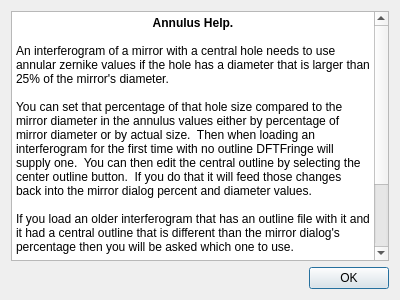
<?xml version="1.0" encoding="UTF-8"?>
<ui version="4.0">
 <class>annulusHelpDlg</class>
 <widget class="QDialog" name="annulusHelpDlg">
  <property name="geometry">
   <rect>
    <x>0</x>
    <y>0</y>
    <width>400</width>
    <height>300</height>
   </rect>
  </property>
  <property name="windowTitle">
   <string>Annulus Help</string>
  </property>
  <layout class="QVBoxLayout" name="verticalLayout">
   <item>
    <widget class="QTextEdit" name="textEdit">
     <property name="html">
      <string>&lt;!DOCTYPE HTML PUBLIC &quot;-//W3C//DTD HTML 4.0//EN&quot; &quot;http://www.w3.org/TR/REC-html40/strict.dtd&quot;&gt;
&lt;html&gt;&lt;head&gt;&lt;meta name=&quot;qrichtext&quot; content=&quot;1&quot; /&gt;&lt;meta charset=&quot;utf-8&quot; /&gt;&lt;style type=&quot;text/css&quot;&gt;
p, li { white-space: pre-wrap; }
&lt;/style&gt;&lt;/head&gt;&lt;body style=&quot; font-family:'Segoe UI'; font-size:9pt; font-weight:400; font-style:normal;&quot;&gt;
&lt;p align=&quot;center&quot; style=&quot; margin-top:0px; margin-bottom:0px; margin-left:0px; margin-right:0px; -qt-block-indent:0; text-indent:0px;&quot;&gt;&lt;span style=&quot; font-weight:700;&quot;&gt;Annulus Help.&lt;/span&gt;&lt;/p&gt;
&lt;p style=&quot;-qt-paragraph-type:empty; margin-top:0px; margin-bottom:0px; margin-left:0px; margin-right:0px; -qt-block-indent:0; text-indent:0px;&quot;&gt;&lt;br /&gt;&lt;/p&gt;
&lt;p style=&quot; margin-top:0px; margin-bottom:0px; margin-left:0px; margin-right:0px; -qt-block-indent:0; text-indent:0px;&quot;&gt;An interferogram of a mirror with a central hole needs to use annular zernike values if the hole has a diameter that is larger than 25% of the mirror's diameter.&lt;/p&gt;
&lt;p style=&quot;-qt-paragraph-type:empty; margin-top:0px; margin-bottom:0px; margin-left:0px; margin-right:0px; -qt-block-indent:0; text-indent:0px;&quot;&gt;&lt;br /&gt;&lt;/p&gt;
&lt;p style=&quot; margin-top:0px; margin-bottom:0px; margin-left:0px; margin-right:0px; -qt-block-indent:0; text-indent:0px;&quot;&gt;You can set that percentage of that hole size compared to the mirror diameter in the annulus values either by percentage of mirror diameter or by actual size.  Then when loading an interferogram for the first time with no outline DFTFringe will supply one.  You can then edit the central outline by selecting the center outline button.  If you do that it will feed those changes back into the mirror dialog percent and diameter values.&lt;/p&gt;
&lt;p style=&quot;-qt-paragraph-type:empty; margin-top:0px; margin-bottom:0px; margin-left:0px; margin-right:0px; -qt-block-indent:0; text-indent:0px;&quot;&gt;&lt;br /&gt;&lt;/p&gt;
&lt;p style=&quot; margin-top:0px; margin-bottom:0px; margin-left:0px; margin-right:0px; -qt-block-indent:0; text-indent:0px;&quot;&gt;If you load an older interferogram that has an outline file with it and it had a central outline that is different than the mirror dialog's percentage then you will be asked which one to use.&lt;/p&gt;
&lt;p style=&quot;-qt-paragraph-type:empty; margin-top:0px; margin-bottom:0px; margin-left:0px; margin-right:0px; -qt-block-indent:0; text-indent:0px;&quot;&gt;&lt;br /&gt;&lt;/p&gt;
&lt;p style=&quot; margin-top:0px; margin-bottom:0px; margin-left:0px; margin-right:0px; -qt-block-indent:0; text-indent:0px;&quot;&gt;&lt;span style=&quot; font-weight:700;&quot;&gt;Issues to watch out for.&lt;/span&gt;&lt;/p&gt;
&lt;p style=&quot;-qt-paragraph-type:empty; margin-top:0px; margin-bottom:0px; margin-left:0px; margin-right:0px; -qt-block-indent:0; text-indent:0px; font-weight:700;&quot;&gt;&lt;br /&gt;&lt;/p&gt;
&lt;p style=&quot; margin-top:0px; margin-bottom:0px; margin-left:0px; margin-right:0px; -qt-block-indent:0; text-indent:0px;&quot;&gt;If you analyze several interferograms  and adjust the inner outline to different sizes for one or more then they should not be averaged together until you analyze them all with the same percentage value of hole size.&lt;/p&gt;&lt;/body&gt;&lt;/html&gt;</string>
     </property>
    </widget>
   </item>
   <item>
    <widget class="QDialogButtonBox" name="buttonBox">
     <property name="orientation">
      <enum>Qt::Horizontal</enum>
     </property>
     <property name="standardButtons">
      <set>QDialogButtonBox::Ok</set>
     </property>
    </widget>
   </item>
  </layout>
 </widget>
 <resources/>
 <connections>
  <connection>
   <sender>buttonBox</sender>
   <signal>accepted()</signal>
   <receiver>annulusHelpDlg</receiver>
   <slot>accept()</slot>
   <hints>
    <hint type="sourcelabel">
     <x>248</x>
     <y>254</y>
    </hint>
    <hint type="destinationlabel">
     <x>157</x>
     <y>274</y>
    </hint>
   </hints>
  </connection>
  <connection>
   <sender>buttonBox</sender>
   <signal>rejected()</signal>
   <receiver>annulusHelpDlg</receiver>
   <slot>reject()</slot>
   <hints>
    <hint type="sourcelabel">
     <x>316</x>
     <y>260</y>
    </hint>
    <hint type="destinationlabel">
     <x>286</x>
     <y>274</y>
    </hint>
   </hints>
  </connection>
 </connections>
</ui>
